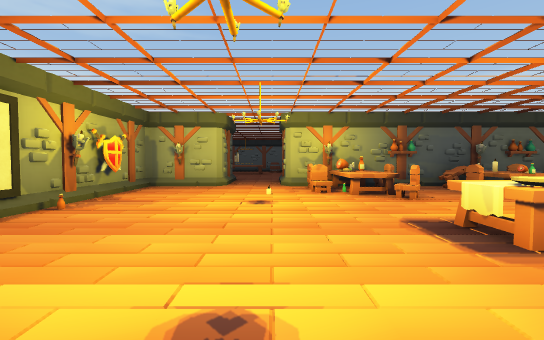
View 1 (above)

16 first-person views from a walk through a scene from a Unity 3-D project. The camera is 1.4 m above the floor, tilts 2° down and sees 90° across. The floor is counted in squares, 2 m on a side. Each view is taken from the middle of a square. On the plan, view 1 faces up. The plan holds only what a view shows up to about 9 squares ahead; the rest is blank. The place goes on beyond the plan. The player character is not drawn. Some surface patterns are stand-ins.

View 2
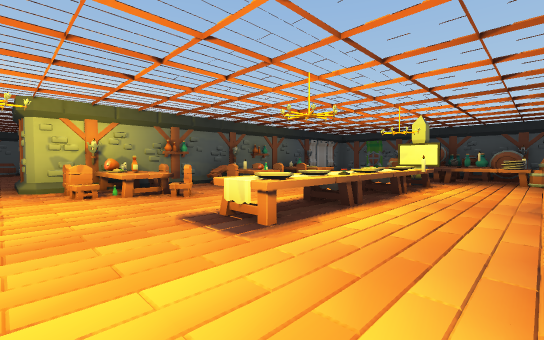

View 3
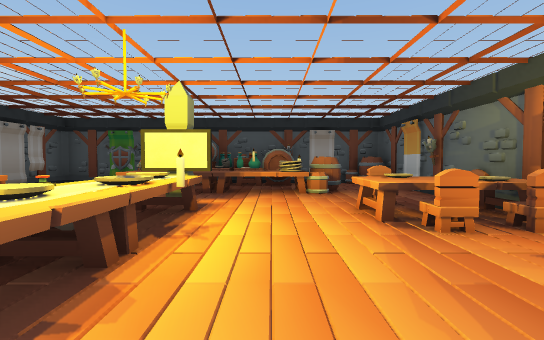

View 4
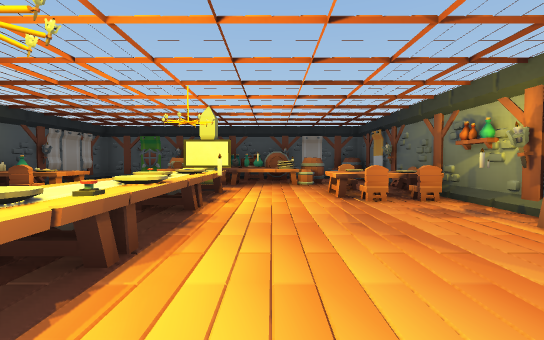

View 5
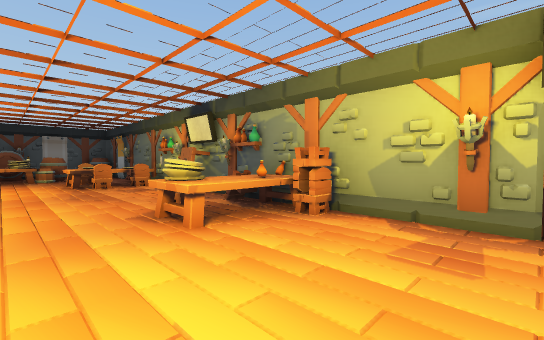

View 6
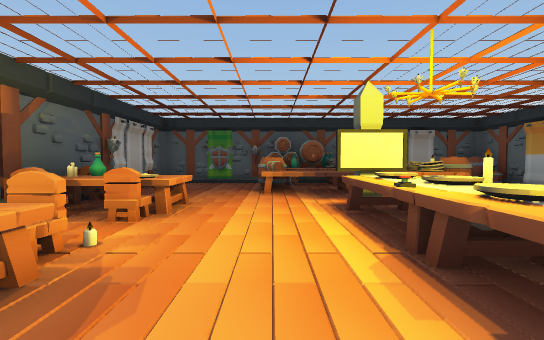

View 7
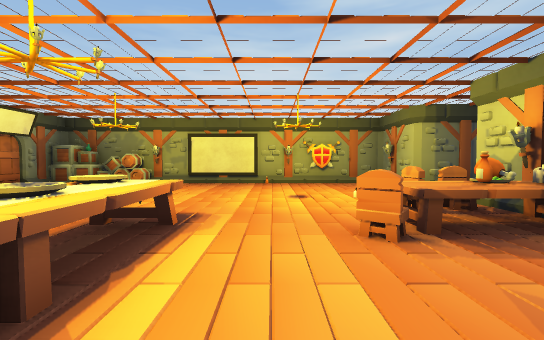

View 8
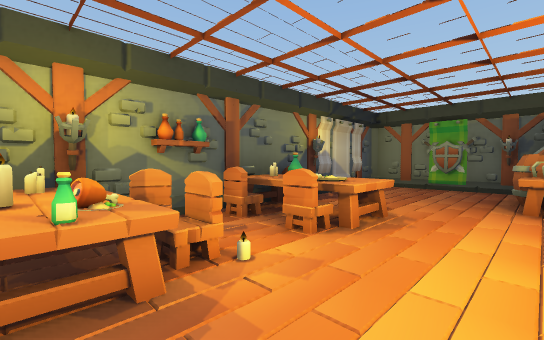

View 9
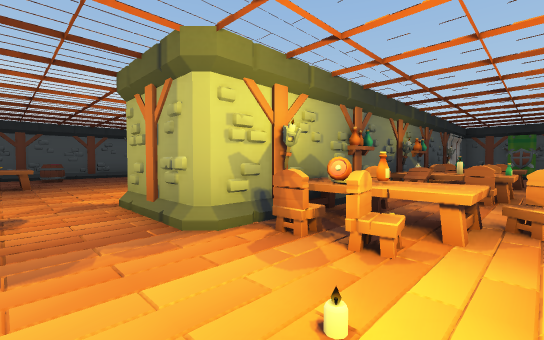

View 10
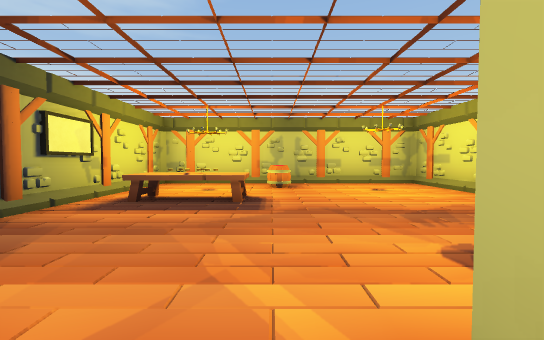

View 11
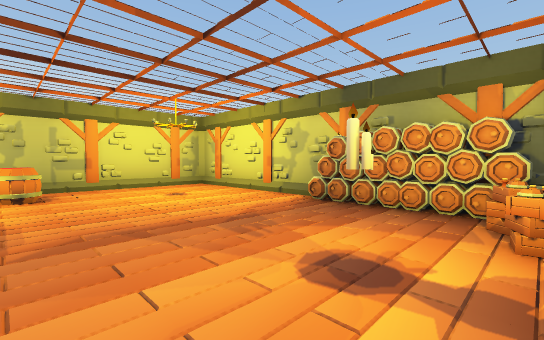

View 12
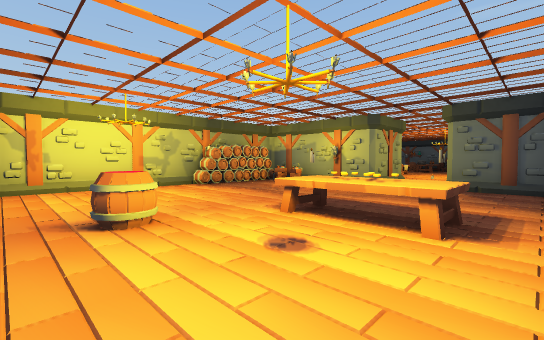

View 13
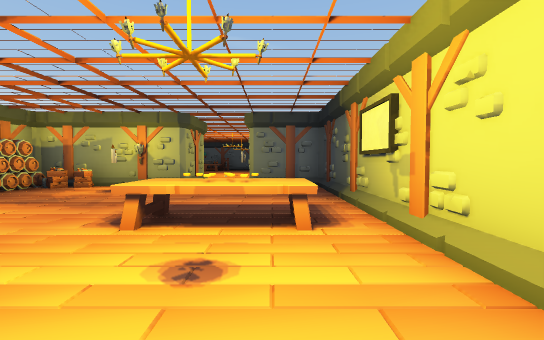

View 14
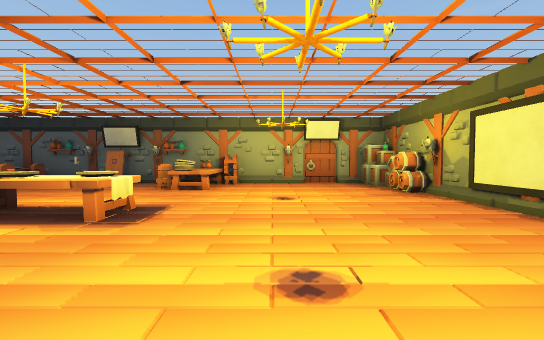

View 15
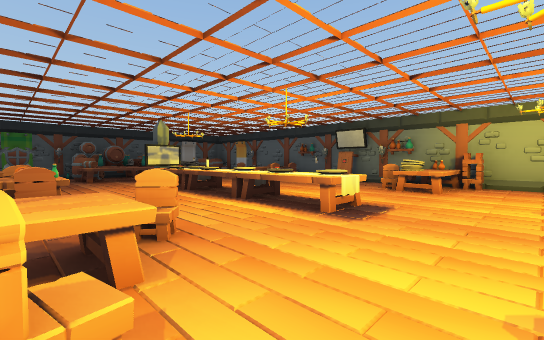

View 16
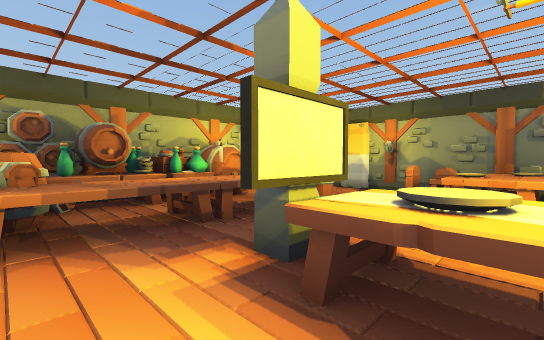

### Floor plan
Key: @ floor where view 1 was taken; # wall or solid block; . floor; / step, stairs or slope; C chair; A candle; T torch; B bottle; L table; M monitor; U column; R barrel; N banner; O other object.
Columns run from 4 left of view 1 to 13 right of it. Each row starts with its distance up from view 1.
 18 ##########
 17 #////////#
 16 #/..O.../#
 15 #/....../#
 14 #/##..../#
 13 #/......O
 12 #/......O
 11 #/....A.#
 10 #///.####
  9 ###O/#
  8  ##//#        ####
  7 ##O/.CAOCTCCBC#N.#
  6 #....CBCCLCCLO...#
  5  O....LC.........#
  4  O........O...OR
  3  #....#L#LBL#.#LL
  2  M....BBOBBBU.###
  1  T............O###
  0  O..@......##.R.O#
 -1  #....LC..OCCO.NO
 -2  O.#TCOC#OTCC.NOR
 -3   ###        ###

Where each view was taken, in squares from view 1:
view 1: 0 up, 0 right, facing up
view 2: 0 up, 0 right, facing up-right
view 3: 1 up, 4 right, facing right
view 4: 1 up, 2 right, facing right
view 5: 1 up, 1 left, facing down-right
view 6: 4 up, 4 right, facing right
view 7: 4 up, 5 right, facing left
view 8: 4 up, 5 right, facing up-right
view 9: 5 up, 1 left, facing up-right
view 10: 9 up, 0 right, facing up
view 11: 10 up, 0 right, facing up-right
view 12: 17 up, 3 left, facing down-right
view 13: 17 up, 2 left, facing down
view 14: 6 up, 0 right, facing down
view 15: 6 up, 0 right, facing down-right
view 16: 4 up, 7 right, facing down-right
